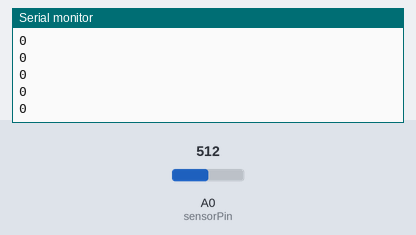
Simulated run of this sketch. Board: Arduino Leonardo, built with avr-gcc and run on an emulated ATmega32U4. Parts: the last lines printed to the serial monitor. The inputs (shaded band) are chosen by the test bench; at power-on: A0 (sensorPin) = 512. USB keyboard and mouse output is not drawn.

Above: at 1.2 s.
1.3 s: A0 (sensorPin) set to 716
At 1.48 s:
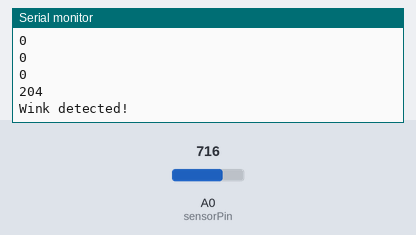
2.8 s: A0 (sensorPin) set to 900
At 2.99 s:
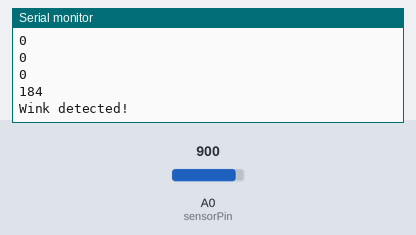
Timing chart, 0 to 5.8 s (numbered marks = the images above; inputs shaded):
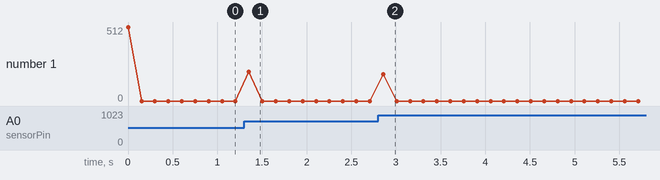

Measured:
- after the input at 1.3 s, the serial monitor: prints a new line after 0.05 s (image 1)
- after the input at 2.8 s, the serial monitor: prints a new line after 0.06 s (image 2)

The sketch:

clicker.ino
```cpp
#include <Mouse.h>

int sensorPin = A0;    // select the input pin for the Photoreflector
int sensorValueIn = 0;  // variable to store the value coming from the sensor

int prev_sensorValueIn = 0;
int threshold = 10;

void setup(){
  Serial.begin(9600);
  pinMode(2,INPUT);
  //initiate the Mouse library
//  Mouse.begin();
}

void loop(){
  sensorValueIn = analogRead(sensorPin);  // put the value from the sensor
  int diff = sensorValueIn - prev_sensorValueIn;
  Serial.println(diff);   // show the sensor's value on the terminal

  if(diff > threshold){
    Serial.println("Wink detected!");
    Mouse.begin();
    Mouse.click();
    Mouse.end();
  }
  threshold = sensorValueIn / 20;
  prev_sensorValueIn = sensorValueIn;
  delay (150); // wait
}
```
